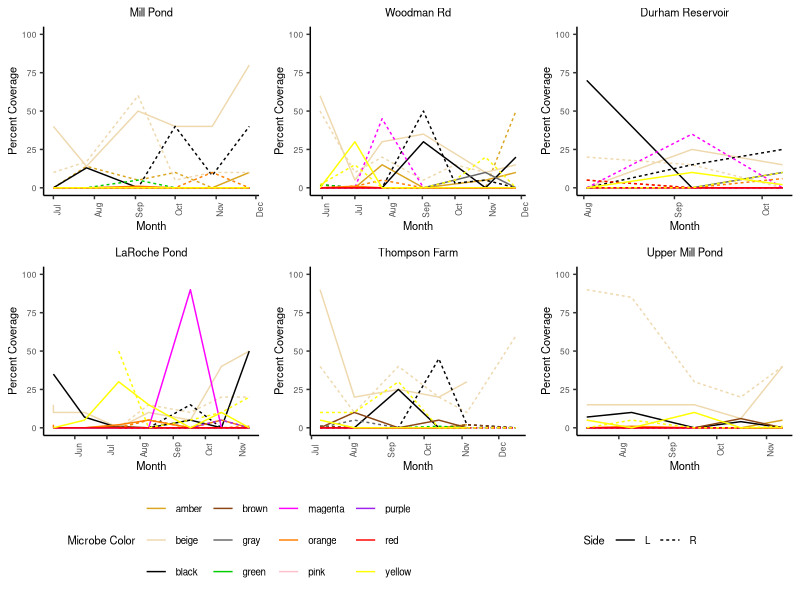
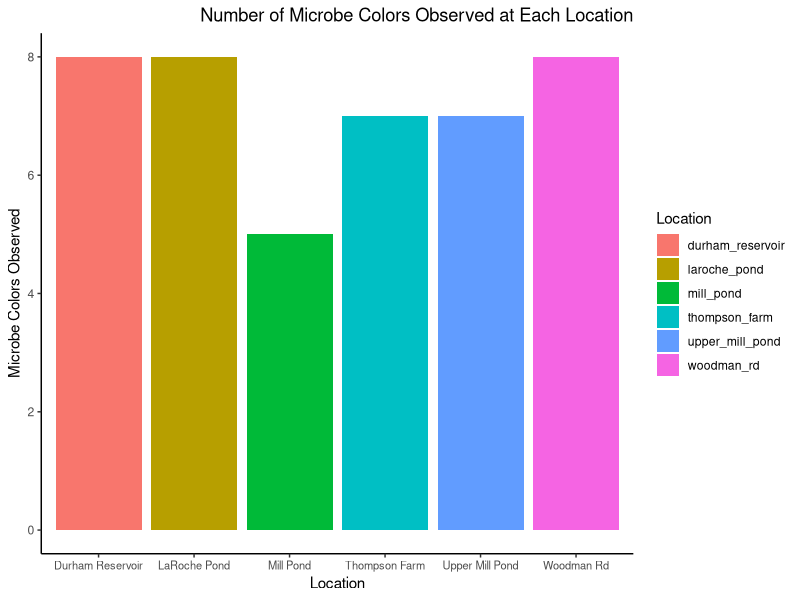
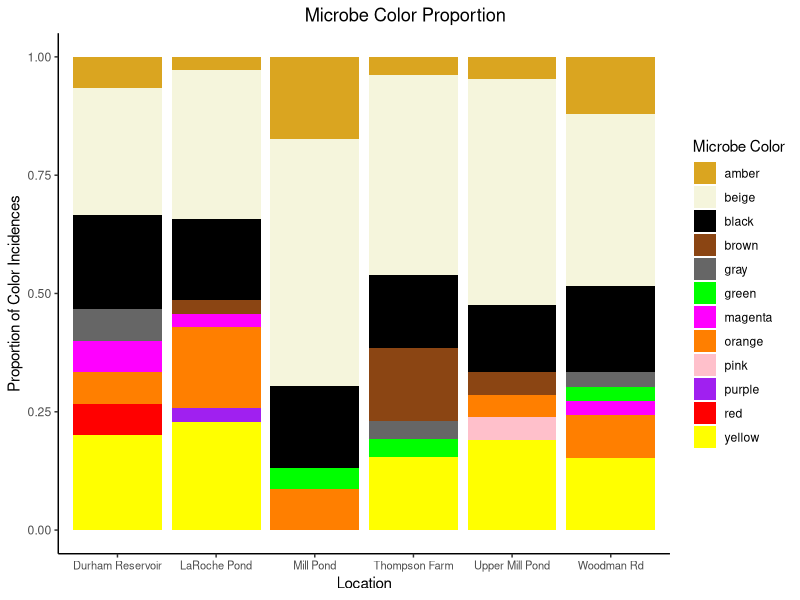
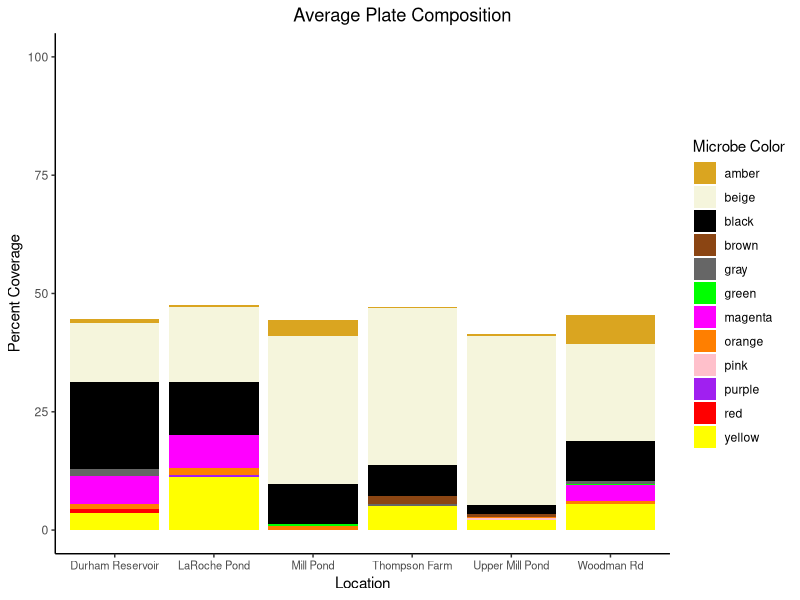
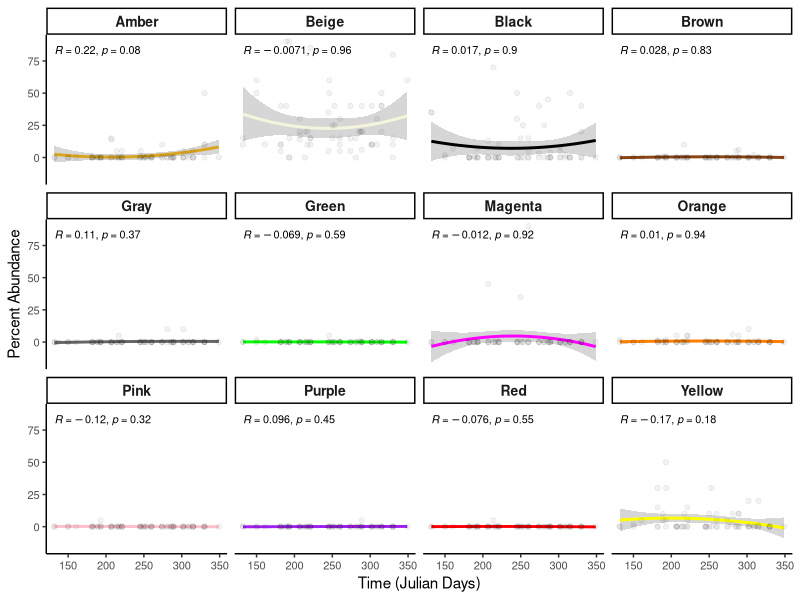

The R script that drew these images, in order:
## ---- chunk 1
knitr::opts_chunk$set(echo = TRUE)
library(ggplot2)
library(tidyverse)
library(lubridate)
library(cowplot)
Plate_Count <- read_csv("finalplatecount.csv")

#fixing errors in data frame

Plate_Count$Date[79] = "7/12/22"

Plate_Count <- Plate_Count %>% 
  mutate_all( ~ifelse(. == "Green", "green", .))

Plate_Count<- Plate_Count %>% 
  mutate_all(~ifelse(. == "light red", "light_red", .))

#renaming color values since I named them poorly when recording data
#also shortening them to fit in figures better

Plate_Count<- Plate_Count %>% 
  mutate_all(~ifelse(. == "light_yellow", "beige", .))

Plate_Count<- Plate_Count %>% 
  mutate_all(~ifelse(. == "pink", "magenta", .))

Plate_Count<- Plate_Count %>% 
  mutate_all(~ifelse(. == "light_red", "pink", .))

Plate_Count<- Plate_Count %>% 
  mutate_all(~ifelse(. == "dark_yellow", "amber", .))

## ---- chunk 2

#generating a new dataframe
make_plot_df <- Plate_Count %>% 
  drop_na(Side) %>% 
  filter(Side != "na") %>% #
  mutate(real_dates = mdy(Date))

#start of matrix: created to show represent every single color at every single sampling date (even when there is 0% coverage, this is represented in the matrix)

#making a list of color names by grabbing unique values in columns 5, 7, 9, and 11
colornames <- unique(unlist(make_plot_df[,c(5,7,9,11)])) 

#creating empty matrix that will have columns equal to the length of color names and rows equal to the number of rows in make_plot_df
num_col_abund <- matrix(nrow=nrow(make_plot_df),ncol=length(colornames))

#For loop going through the list of colors: For each color, check the "microbe 1" column (row by row). If the color that is being indexed is present in the row, go to the next column to report the percent coverage. If it is not present in that row, report a zero. Repeats for all "microbe color" columns (5, 7, 9, and 11).
for(i in 1:length(colornames)) {
  
  num_col_abund[,i] <- as.numeric(unlist(sapply(1:nrow(make_plot_df), function(z)
    ifelse(any(make_plot_df[z,c(5,7,9,11)]==colornames[i]),
           make_plot_df[z,c(6,8,10,12)[which(make_plot_df[z,c(5,7,9,11)]==colornames[i])]],
           0))))
}

#setting the column names in the matrix to be the color names
colnames(num_col_abund) <- colornames

#adjusting the matrix to remove columns that include na values
num_col_abund2 <- num_col_abund[,-which(colornames=="na")]
## ---- chunk 3

#11/13: still need to fix dates... decide how we want the dates to appear (same x axis or specific x axis to each location)

#this chunk takes the matrix (num_col_abund2) and puts it into a function to generate line graphs for all the locations and sites at once

#converts matrix (num_col_abund_2) into a new df for plotting
all_colors_df <- data.frame(num_col_abund2) %>% 
  mutate("Location" = make_plot_df$Location,
         "Date" = make_plot_df$real_dates,
         "Side" = make_plot_df$Side) %>% 
  pivot_longer(cols = c(1:12)) 

#changing the data types for plotting purposes
all_colors_df$Location <- as.factor(all_colors_df$Location)
all_colors_df$Date <- as.Date(all_colors_df$Date, format = "%Y-%m-%d")

#open plot_all function: if else statement used to make overall legend in final figure
plot_all <- function(location = NULL) { 
    if (!is.null(location)) { 
      all_colors_plot <- all_colors_df %>% 
        filter(Location == location)
    }
    else {
      all_colors_plot <- all_colors_df
    }
  
   #new data frame made from the matrix that includes all colors necessary for analysis
    all_colors_plot %>% 
    ggplot(aes(x=Date, 
               y=value, 
               color=name, 
               linetype = Side)) +
    geom_line(size=.5) +
    labs(color = "Microbe Color",
         x = "Month",
         y = "Percent Coverage") +
    scale_color_manual(values = c("amber" = "goldenrod", 
                                  "black" = "black", 
                                  "yellow" = "yellow", 
                                  "orange" = "darkorange1",
                                  "beige" = "wheat2", 
                                  "magenta" = "magenta",
                                  "gray" = "gray40",
                                  "green" = "green3",
                                  "brown" = "saddlebrown",
                                  "pink" = "pink",
                                  "red" = "red",
                                  "purple" = "purple")) +
      scale_y_continuous(limits = c(0, 100), 
                         breaks = seq(0, 100, by = 25)) +
    scale_x_date(#limits = c(min(all_colors_df$Date), max(all_colors_df$Date)),
                date_labels = "%b",
                date_breaks = "1 month",
                date_minor_breaks = "1 week") +
    #expand_limits(x = c(as.Date("2022-05-01"), as.Date("2022-12-31"))) +
    theme_classic() +
      theme(axis.text.x = element_text(angle = 90, 
                                       size = 6),
            axis.text.y = element_text(size = 6),
            plot.title = element_text(size = 8, 
                                      hjust = 0.5),
            axis.title = element_text(size = 8),
            legend.title = element_text(size=8))

}
#close plot_all

#open no_function: function for taking away individual legends
no_legend <- function(p) { 
  return(p + theme(legend.position = "none"))
} #close no_legend


#generating individual plots before combining in grid
plotA <- plot_all("mill_pond") + labs(title = "Mill Pond") 
plotB <- plot_all("woodman_rd") + labs(title = "Woodman Rd")
plotC <- plot_all("durham_reservoir") + labs(title = "Durham Reservoir")
plotD <- plot_all("laroche_pond") + labs(title = "LaRoche Pond")
plotE <- plot_all("thompson_farm") + labs(title = "Thompson Farm")
plotF <- plot_all("upper_mill_pond") + labs(title = "Upper Mill Pond")

#generating "color inclusive" legend for "Side"
plot_legend_side <- get_legend(
  plot_all() +
    theme(legend.direction = "horizontal",
          legend.text = element_text(size = 7)) +
    guides(linetype = F))

#generating "color inclusive" legend for "color"
plot_legend_color <- get_legend(
  plot_all() +
    theme(legend.direction = "horizontal",
          legend.text = element_text(size = 7)) +
    guides(color = F))

#removing individual legends ("no_legend" custom function) and putting all the plots into a grid ("plot_grid" from cowplot) without a legend
grid_no_legend <- plot_grid(no_legend(plotA) , no_legend(plotB), no_legend(plotC), no_legend(plotD), no_legend(plotE), no_legend(plotF), ncol = 3)

#legend object that combines side and color data with size
grid_plot_legends <- plot_grid(plot_legend_side, plot_legend_color, rel_widths = c(0.60, 0.40))

#adding the overall legend to the grid using "make_grid_plot" (plots put into grid), and "plot_legend" (legend accounting for all locations)
line_grid_plot <- plot_grid(grid_no_legend, grid_plot_legends, ncol = 1, rel_heights = c(1, 0.25))

#displaying plot
line_grid_plot
## ---- chunk 4

#creating a DF that includes the total microbe colors counted in each location
total_loc_microbe_count <- all_colors_df %>% 
  filter(value >0) %>% 
  group_by(Location, name) %>% 
  summarise(value = n_distinct(Location))

#summing the total microbe colors counted in each location 
location_microbe <- total_loc_microbe_count %>% 
  group_by(Location) %>% 
  summarise(total_colors = sum(value))

#piping total microbe colors into bar graph
location_microbe %>% 
  ggplot(aes(x = Location, 
             y = total_colors, 
             fill = Location)) +
  geom_bar(stat = "identity") +
  labs(x = "Location", 
       y = "Microbe Colors Observed", 
       title = "Number of Microbe Colors Observed at Each Location") +
  scale_x_discrete(labels = c("durham_reservoir" = "Durham Reservoir", 
                              "laroche_pond" = "LaRoche Pond", 
                              "mill_pond" = "Mill Pond",
                              "thompson_farm" = "Thompson Farm",
                              "upper_mill_pond" = "Upper Mill Pond",
                              "woodman_rd" = "Woodman Rd")) +
  theme_classic() +
  theme(axis.text.x = element_text(size = 8),
        plot.title = element_text(hjust = 1))
## ---- chunk 5

#maybe can use as a figure to show the variance in sample sizes
library(knitr)
library(kableExtra)
sample_numbers <- make_plot_df %>% 
  group_by(Location) %>% 
  summarise(Samples = n())

sample_table <- kable(sample_numbers, format = "html", caption = "Number of Samples")

print(sample_table)
## ---- chunk 6

#df with no zeroes
all_colors_df_2 <- all_colors_df %>% 
  filter(value != 0)

#creating stacked bar graph showing the proportion (prop_fig) of microbe color incidences for each location 
prop_fig <- all_colors_df_2 %>% 
  ggplot(aes(x = Location, fill = name)) +
  geom_bar(position = "fill") +
  scale_fill_manual(values = c(
    amber = "goldenrod",
    beige = "beige",
    black = "black",
    orange = "darkorange1",
    magenta = "magenta",
    yellow = "yellow", 
    gray = "gray40",
    green = "green",
    brown = "saddlebrown",
    pink = "pink",
    red = "red",
    purple = "purple")) +
  labs(
    title = "Microbe Color Proportion", 
    y = "Proportion of Color Incidences", 
    x = "Location",
    fill = "Microbe Color") +
  scale_x_discrete(labels = c("durham_reservoir" = "Durham Reservoir", 
                                "laroche_pond" = "LaRoche Pond", 
                                "mill_pond" = "Mill Pond",
                               "thompson_farm" = "Thompson Farm",
                               "upper_mill_pond" = "Upper Mill Pond",
                               "woodman_rd" = "Woodman Rd")) +
  theme_classic() +
   theme(legend.position = "right",
         plot.title = element_text(hjust = 0.6)) +
  theme(axis.text.x = element_text(size = 8))

#displaying proportion stacked bar graph
prop_fig

#creating a new DF that includes the average percentage of each microbe color for each sampling date
avg_percent_colors_2 <- data.frame(num_col_abund2) %>% 
mutate("Location" = make_plot_df$Location,
       "Date" = make_plot_df$real_dates,
       "Side" = make_plot_df$Side) %>% 
group_by(Location) %>% 
summarise(amber = mean(amber), 
          beige = mean(beige),
          black = mean(black),
          orange = mean(orange),
          magenta = mean(magenta),
          yellow = mean(yellow),
          gray = mean(gray),
          green = mean(green),
          brown = mean(brown),
          pink = mean(pink),
          red = mean(red),
          purple = mean(purple)) %>% 
  pivot_longer(cols = c(2:13))

#creating a stacked bar graph showing the average microbe plate composition for each location: if you were to squish all plates from one location into one, this is the "average" plate you would see
avg_plate_fig <- avg_percent_colors_2 %>% 
  ggplot(aes(x = Location, y = value, fill = name)) +
    geom_bar(stat = "identity", position = "stack") +
    scale_x_discrete(labels = c("durham_reservoir" = "Durham Reservoir", 
                                "laroche_pond" = "LaRoche Pond", 
                                "mill_pond" = "Mill Pond",
                               "thompson_farm" = "Thompson Farm",
                               "upper_mill_pond" = "Upper Mill Pond",
                               "woodman_rd" = "Woodman Rd")) +
    labs(title = "Average Plate Composition", 
         y = "Percent Coverage", 
         x = "Location",
         fill = "Microbe Color") +
    scale_fill_manual(values = c(amber = "goldenrod",
                                beige = "beige",
                                black = "black",
                                orange = "darkorange1",
                                magenta = "magenta",
                                yellow = "yellow",
                                gray = "gray40",
                                green = "green",
                                brown = "saddlebrown",
                                pink = "pink",
                                red = "red",
                                purple = "purple")) +
  theme_classic() +
  theme(legend.position = "right",
         plot.title = element_text(hjust = 0.6)) +      
  scale_y_continuous(limits = c(0, 100),
                   breaks = seq(0, 100, by = 25)) +
  theme(axis.text.x = element_text(size = 8))

#displaying average plate figure
avg_plate_fig

## ---- chunk 7
#seasonality - need a DF that breaks dates into seasons (should have spring, summer, fall and winter, but spring/winter will only have one month each (May and December)).

#alyssa checking to see if this works
#ciana checking

# have date as a numeric value in some way that makes sense, linear model for each color, fit a quadratic line
# lm(percentBeige ~ time + I(time^2))
# lmer(percentBeige ~ time + timesquared + 1|site + timesquared|site)

## ---- chunk 8
#make_plot_df$Julian <- format(make_plot_df$real_dates, "%j")

#plot(num_col_abund2[,4]~as.factor(make_plot_df$real_dates))

all_colors_df$Julian <- format(all_colors_df$Date, "%j")

all_colors_df$Julian <- as.numeric(all_colors_df$Julian)


#convert julian column to either numeric or factor, square the column, quadratic regression with each color throughout time

library(ggpubr)

all_colors_df %>% 
  ggplot(aes(x=Julian,y=value)) +
  geom_smooth(method = "lm", 
              formula = y ~ poly(x, 2),
              aes(color = name)) +
  theme_classic() +
  scale_color_manual(values = c(
    amber = "goldenrod",
    beige = "beige",
    black = "black",
    brown = "saddlebrown",
    gray = "gray40",
    green = "green",
    magenta = "magenta",
    orange = "darkorange1",
    pink = "pink",
    purple = "purple",
    red = "red",
    yellow = "yellow")) +
  geom_point(alpha = 0.05) +
  stat_cor(size=2.75) +
  labs(x = "Time (Julian Days)", 
       y = "Percent Abundance") +
  theme(axis.text = element_text(size = 8),
        plot.title = element_text(size = 10, face = "bold"),
        strip.text = element_text(size = 10, face = "bold"),
        legend.position = "none") +
  facet_wrap(name ~., 
             labeller = labeller(name = c(
              amber = "Amber",
              beige = "Beige",
              black = "Black",
              brown = "Brown",
              gray = "Gray",
              green = "Green",
              magenta = "Magenta",
              orange = "Orange",
              pink = "Pink",
              purple = "Purple",
              red = "Red",
              yellow = "Yellow")))

quadratic_model <- lm(value ~ poly(Julian, 2), data = all_colors_df)
summary(quadratic_model)
